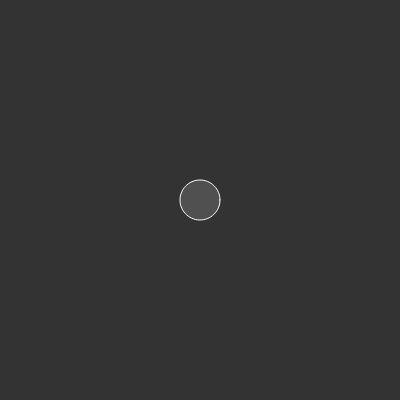
Frame 1 (no input)
Frame 60 (no input): identical to frame 1, image omitted
Frame 120 (the mouse pressed at the canvas centre since frame 60): identical to frame 1, image omitted

The p5.js sketch that drew this single still picture (run headless with seeded random() and noise() and a simulated clock; from frame 60 on, the mouse is pressed at the canvas centre):

// p5.js sketch
// ── sketch.js
/*
  paulbourke.net/geometry/supershape
*/
var slidern;
var slidera;
var sliderb;

function setup() {
  createCanvas(400, 400);
  slidern = createSlider(0, 10, 2, 0.01);
  slidera = createSlider(0, 100, 20, 0.01);
  sliderb = createSlider(0, 100, 20, 0.01);
}


function draw() {
  background(51);
  translate(width / 2, height / 2);

  var a = slidera.value();
  var b = sliderb.value();
  var n = slidern.value();

  stroke(255);
  fill(125, 100);

  beginShape();
  for (var angle = 0; angle < TWO_PI; angle += 0.1) {
    // var x = r * cos(a);
    // var y = r * sin(a);
    var na = 2 / n;
    var x = pow(abs(cos(angle)), na) * a * sgn(cos(angle));
    var y = pow(abs(sin(angle)), na) * b * sgn(sin(angle));
    vertex(x, y);
  }
  endShape(CLOSE);
}

function sgn(val) {
  if (val > 0) {
    return 1;
  } else if (val < 0) {
    return -1;
  } else {
    return 0;
  }
}


//--- END
